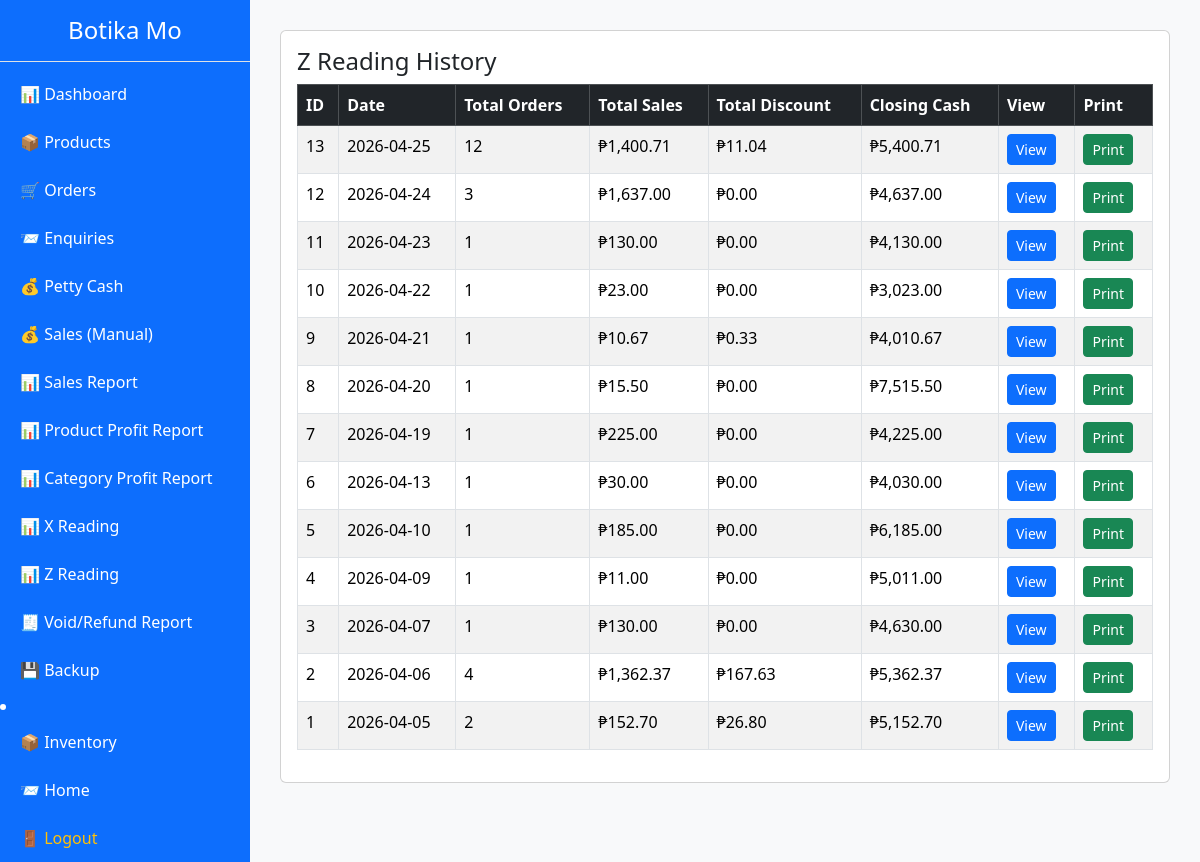
Page /admin/z_history.php (signed in) on the committed database.
### tables this page shows
CREATE TABLE `z_reading` (
  `id` int NOT NULL AUTO_INCREMENT,
  `date` date DEFAULT NULL,
  `total_orders` int DEFAULT NULL,
  `total_sales` decimal(10,2) DEFAULT NULL,
  `cash_sales` decimal(10,2) DEFAULT NULL,
  `gcash_sales` decimal(10,2) DEFAULT NULL,
  `card_sales` decimal(10,2) DEFAULT NULL,
  `opening_cash` decimal(10,2) DEFAULT NULL,
  `expected_cash` decimal(10,2) DEFAULT NULL,
  `closing_cash` decimal(10,2) DEFAULT NULL,
  `created_at` timestamp NULL DEFAULT CURRENT_TIMESTAMP,
  `cashier_id` int DEFAULT NULL,
  `total_discount` decimal(10,2) DEFAULT '0.00',
  PRIMARY KEY (`id`),
  KEY `idx_zreading_date` (`date`)
);

### admin/z_history.php (the view)
<?php
include 'header.php';
include '../db.php';
?>
<div class="card p-3">
    <h4>Z Reading History</h4>
    <table class="table table-bordered table-striped">
        <thead class="table-dark">
            <tr>
                <th>ID</th>
                <th>Date</th>
                <th>Total Orders</th>
                <th>Total Sales</th>
                <th>Total Discount</th>
                <th>Closing Cash</th>
                <th>View</th>
                <th>Print</th>
            </tr>
        </thead>
        <tbody>
            <?php
            $limit = 50;
            $page = isset($_GET['page']) ? (int)$_GET['page'] : 1;
            $offset = ($page - 1) * $limit;
            $q = $conn->query("SELECT * FROM z_reading ORDER BY date DESC LIMIT $limit OFFSET $offset");
            while ($row = $q->fetch_assoc()):
            ?>
                <tr>
                    <td><?= $row['id'] ?></td>
                    <td><?= $row['date'] ?></td>
                    <td><?= $row['total_orders'] ?></td>
                    <td>₱<?= number_format($row['total_sales'], 2) ?></td>
                    <td>₱<?= number_format($row['total_discount'], 2) ?></td>
                    <td>₱<?= number_format($row['closing_cash'], 2) ?></td>
                    <td>
                        <a href="z_view.php?id=<?= $row['id'] ?>" class="btn btn-sm btn-primary">View</a>
                    </td>
                    <td>
                        <a href="z_print.php?id=<?= $row['id'] ?>" target="_blank" class="btn btn-sm btn-success">Print</a>
                    </td>
                </tr>
            <?php endwhile; ?>
        </tbody>
    </table>
</div>
<?php include 'footer.php'; ?>

### admin/header.php (shortened to what this page needs)
<?php
$currentPage = $_SERVER['REQUEST_URI'];
$isInventory =
    strpos($currentPage, 'inventory') !== false ||
    strpos($currentPage, 'stock_in') !== false ||
    strpos($currentPage, 'stock_out') !== false ||
    strpos($currentPage, 'stock_adjust') !== false ||
    strpos($currentPage, 'supplier') !== false;
?>
<!DOCTYPE html>
<html lang="en">
<head>
    <link href="https://cdn.jsdelivr.net/npm/bootstrap@5.3.2/dist/css/bootstrap.min.css" rel="stylesheet">
</head>
<body>
    <div class="sidebar">
        <h4 class="text-center py-3 border-bottom">Botika Mo</h4>
        <a href="<?php echo BASE_URL; ?>admin/admin_reports.php">📊 Dashboard</a>
        <a href="<?php echo BASE_URL; ?>admin/products.php">📦 Products</a>
        <a href="<?php echo BASE_URL; ?>admin/admin_orders.php">🛒 Orders</a>
        <a href="<?php echo BASE_URL; ?>admin/dashboard.php">📨 Enquiries</a>
        <a href="<?php echo BASE_URL; ?>admin/admin_petty_cash.php">💰 Petty Cash</a>
        <a href="<?php echo BASE_URL; ?>admin/admin_sales.php">💰 Sales (Manual)</a>
        <a href="<?php echo BASE_URL; ?>admin/sales_report.php">📊 Sales Report</a>
        <a href="<?php echo BASE_URL; ?>admin/product_profit_report.php">📊 Product Profit Report</a>
        <a href="<?php echo BASE_URL; ?>admin/category_profit_report.php">📊 Category Profit Report</a>
        <a href="<?php echo BASE_URL; ?>admin/x_reading.php">📊 X Reading</a>
        <a href="<?php echo BASE_URL; ?>admin/z_reading.php">📊 Z Reading</a>
        <a href="<?php echo BASE_URL; ?>admin/void_refund_report.php">🧾 Void/Refund Report</a>
        <a href="<?php echo BASE_URL; ?>admin/backup.php">💾 Backup</a>
        <li class="nav-item">
            <a class="nav-link"
                data-bs-toggle="collapse"
                href="#inventoryMenu"
                aria-expanded="<?= $isInventory ? 'true' : 'false' ?>">
                📦 Inventory
            </a>
        </li>
        <a href="<?php echo BASE_URL; ?>index.php">📨 Home</a>
        <a href="<?php echo BASE_URL; ?>admin/logout.php" class="text-warning">🚪 Logout</a>
    </div>
    <div class="content">

### admin/footer.php (shortened to what this page needs)
</div>
</body>
</html>

### admin/header.php (style rules this page uses)
body { min-height: 100vh; display: flex; }
.sidebar { width: 250px; background: #0d6efd; color: #fff; }
.sidebar a { color: #fff; text-decoration: none; padding: 12px 20px; display: block; }
.content { flex-grow: 1; padding: 30px; background: #f8f9fa; }

### rows in the picture
z_reading: id "13", date "2026-04-25", total_orders "12", total_sales "1,400.71", total_discount "11.04", closing_cash "5,400.71"
z_reading: id "12", date "2026-04-24", total_orders "3", total_sales "1,637.00", total_discount "0.00", closing_cash "4,637.00"
z_reading: id "11", date "2026-04-23", total_orders "1", total_sales "130.00", total_discount "0.00", closing_cash "4,130.00"
z_reading: id "10", date "2026-04-22", total_orders "1", total_sales "23.00", total_discount "0.00", closing_cash "3,023.00"
z_reading: id "9", date "2026-04-21", total_orders "1", total_sales "10.67", total_discount "0.33", closing_cash "4,010.67"
z_reading: id "8", date "2026-04-20", total_orders "1", total_sales "15.50", total_discount "0.00", closing_cash "7,515.50"
z_reading: id "7", date "2026-04-19", total_orders "1", total_sales "225.00", total_discount "0.00", closing_cash "4,225.00"
z_reading: id "6", date "2026-04-13", total_orders "1", total_sales "30.00", total_discount "0.00", closing_cash "4,030.00"
z_reading: id "5", date "2026-04-10", total_orders "1", total_sales "185.00", total_discount "0.00", closing_cash "6,185.00"
z_reading: id "4", date "2026-04-09", total_orders "1", total_sales "11.00", total_discount "0.00", closing_cash "5,011.00"
z_reading: id "3", date "2026-04-07", total_orders "1", total_sales "130.00", total_discount "0.00", closing_cash "4,630.00"
z_reading: id "2", date "2026-04-06", total_orders "4", total_sales "1,362.37", total_discount "167.63", closing_cash "5,362.37"
z_reading: id "1", date "2026-04-05", total_orders "2", total_sales "152.70", total_discount "26.80", closing_cash "5,152.70"
